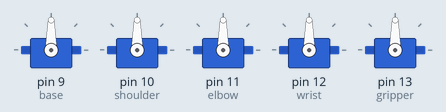
This sketch was run on a simulated Arduino Uno, built with avr-gcc and run on an emulated ATmega328P. Parts: 5 × servo.

Above: at 0.1 s.
At 1.1 s:
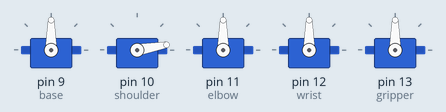
At 2.1 s:
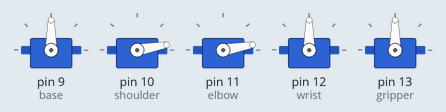
At 3.1 s:
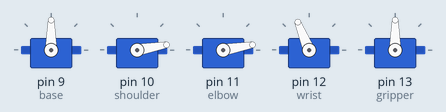
At 4.1 s:
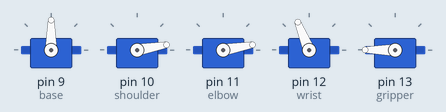
Timing chart, 0 to 5.6 s (numbered marks = the images above):
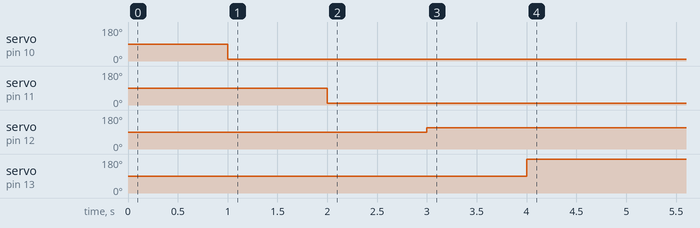

The sketch:

initial_config.ino
```cpp
#include<Servo.h>

int base=9,shoulder=10,elbow=11,wrist=12,gripper=13;
Servo servo1,servo2,servo3,servo4,servo5;

void setup() {
  // put your setup code here, to run once:
  pinMode(base,OUTPUT);
  pinMode(shoulder,OUTPUT);
  pinMode(elbow,OUTPUT);
  pinMode(wrist,OUTPUT);
  pinMode(gripper,OUTPUT);
  servo1.attach(base);
  servo2.attach(shoulder);
  servo3.attach(elbow);
  servo4.attach(wrist);
  servo5.attach(gripper);
}

void loop() {
  // put your main code here, to run repeatedly:
  servo1.write(90);
  delay(1000);
  servo2.write(10);
  delay(1000);
  servo3.write(10);
  delay(1000);
  servo4.write(112);
  delay(1000);
  servo5.write(180);
  delay(1000);
}
```

Measured:
- by itself, servo on pin 10 (shoulder): 90° → 10° at 1.0 s
- by itself, servo on pin 11 (elbow): 90° → 10° at 2.0 s
- by itself, servo on pin 12 (wrist): 90° → 112° at 3.0 s
- by itself, servo on pin 13 (gripper): 90° → 180° at 4.0 s
